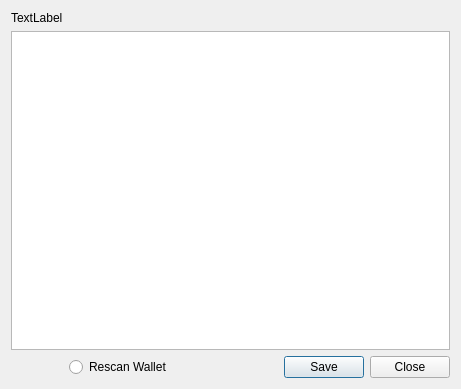
<?xml version="1.0" encoding="UTF-8"?>
<ui version="4.0">
 <class>PrivKey</class>
 <widget class="QDialog" name="PrivKey">
  <property name="geometry">
   <rect>
    <x>0</x>
    <y>0</y>
    <width>461</width>
    <height>389</height>
   </rect>
  </property>
  <property name="windowTitle">
   <string>Private Keys</string>
  </property>
  <layout class="QGridLayout" name="gridLayout">
   <item row="1" column="0" colspan="3">
    <widget class="QPlainTextEdit" name="privKeyTxt">
     <property name="plainText">
      <string/>
     </property>
    </widget>
   </item>
   <item row="0" column="0">
    <widget class="QLabel" name="helpLbl">
     <property name="text">
      <string notr="true">TextLabel</string>
     </property>
    </widget>
   </item>
   <item row="2" column="2">
    <widget class="QDialogButtonBox" name="buttonBox">
     <property name="orientation">
      <enum>Qt::Horizontal</enum>
     </property>
     <property name="standardButtons">
      <set>QDialogButtonBox::Close|QDialogButtonBox::Save</set>
     </property>
    </widget>
   </item>
   <item row="2" column="1">
    <widget class="QRadioButton" name="rescan">
     <property name="text">
      <string>Rescan Wallet</string>
     </property>
    </widget>
   </item>
  </layout>
 </widget>
 <resources/>
 <connections>
  <connection>
   <sender>buttonBox</sender>
   <signal>accepted()</signal>
   <receiver>PrivKey</receiver>
   <slot>accept()</slot>
   <hints>
    <hint type="sourcelabel">
     <x>248</x>
     <y>254</y>
    </hint>
    <hint type="destinationlabel">
     <x>157</x>
     <y>274</y>
    </hint>
   </hints>
  </connection>
  <connection>
   <sender>buttonBox</sender>
   <signal>rejected()</signal>
   <receiver>PrivKey</receiver>
   <slot>reject()</slot>
   <hints>
    <hint type="sourcelabel">
     <x>316</x>
     <y>260</y>
    </hint>
    <hint type="destinationlabel">
     <x>286</x>
     <y>274</y>
    </hint>
   </hints>
  </connection>
 </connections>
</ui>
